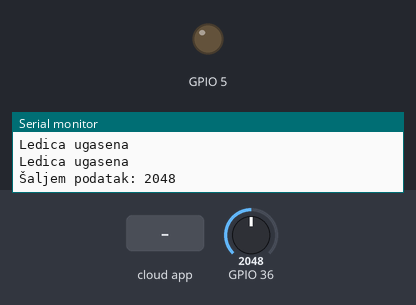
The sketch below on a simulated ESP32. Shown: output pins drawn as LEDs (lit = HIGH), the last lines printed to the serial monitor. The test bench sets the inputs (shaded band); at power-on: GPIO 36 = 2048. WiFi joins after 1.5 s; servers stay silent unless stated; the Firebase database answers and starts empty.

Above: at 2.7 s.
2.8 s: the phone or cloud app sets status to ON
At 4.2 s:
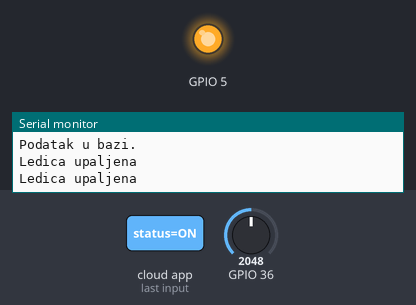
Timing chart, 0 to 5.8 s (numbered marks = the images above; inputs shaded):
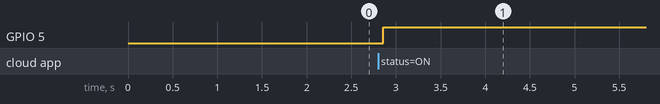

Measured:
- after the input at 2.8 s, GPIO 5: LOW → HIGH after 0.06 s

The sketch:

zadatak_arduino.ino
```cpp
#include <WiFi.h>
#include <Firebase_ESP_Client.h>

#include <addons/TokenHelper.h>
#include <addons/RTDBHelper.h>

// 1. WiFi Podaci
const char* ssid = "Ime WIFI - a";
const char* password = "sifra za WIFI";

// 2. Firebase Podaci
#define API_KEY "API key"
#define DATABASE_URL "URL"

FirebaseData fbdo;
FirebaseAuth auth;
FirebaseConfig config;

void setup() {
  Serial.begin(115200);

  WiFi.begin(ssid, password);
  while (WiFi.status() != WL_CONNECTED) {
    delay(500);
    Serial.print(".");
  }
  Serial.println("\nWiFi povezan!");

  // Konfiguracija
  config.api_key = API_KEY;
  config.database_url = DATABASE_URL;

  config.signer.test_mode = true;

  Firebase.reconnectWiFi(true);
  Firebase.begin(&config, &auth);

  Serial.println("Sustav spreman!");

  pinMode(5, OUTPUT);
  pinMode(36, INPUT);
}

void loop() {
  static unsigned long lastTime = 0;
  if (millis() - lastTime > 1000) {
    lastTime = millis();
    int val = analogRead(36);

    Serial.print("Šaljem podatak: ");
    Serial.println(val);

    // Slanje u bazu (RTDB)
    if (Firebase.RTDB.setInt(&fbdo, "/devices/esp32_01/sensor_value", val)) {
      Serial.println("Podatak u bazi.");
    } else {
      Serial.print("GREŠKA: ");
      Serial.println(fbdo.errorReason());
    }
  }

  if (Firebase.RTDB.getString(&fbdo, "/devices/esp32_01/status")) {
    if (fbdo.dataType() == "string") {
      String status = fbdo.stringData();
      if (status == "ON"){
        Serial.println("Ledica upaljena");
        digitalWrite(5, HIGH);
      }
      else{
        Serial.println("Ledica ugasena");
        digitalWrite(5, LOW);
      }

    }
  }
}
```
